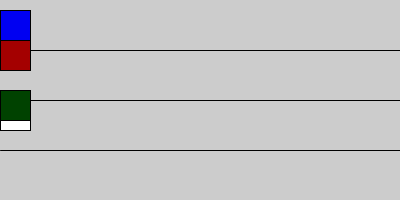
Frame 1 (no input)
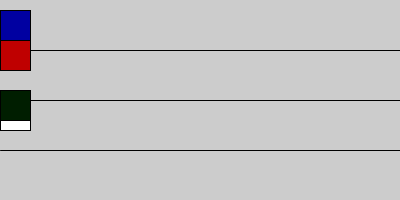
Frame 60 (the mouse pressed at the canvas centre just before this capture)
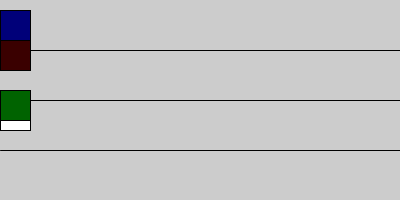
Frame 120 (the mouse held since frame 60 and released just before this capture)

The Processing sketch that drew these frames (run headless with seeded random() and noise(); from frame 60 on, the mouse is pressed at the canvas centre):

// Processing sketch: processing_137943
// ── processing_137943.pde

myRect red; 
myRect green; 
myRect blue; 
myRect white; 


  

void setup() { 
  size(400, 200);
  line(0,50,400,50);
  line(0,100,400,100);
  line(0,150,400,150); 
  red = new myRect(0, 100); 
  green = new myRect(0,40); 
  blue = new myRect(0, 90); 
  white = new myRect(0, 10); 
} 

void draw() {
  red.display(); 
  fill(random(255),0,0); 
  green.display(); 
  fill(0,random(255),0); 
  blue.display(); 
  fill(0,0,random(255)); 
  white.display(); 
  fill(255); 

} 


class myRect {
  float x, y;


  myRect(float _x, float _y) {
    x=_x;
    y=_y;
  }

  void display() {
    rect(x, y, 30, 30);
  }
  
  

}
